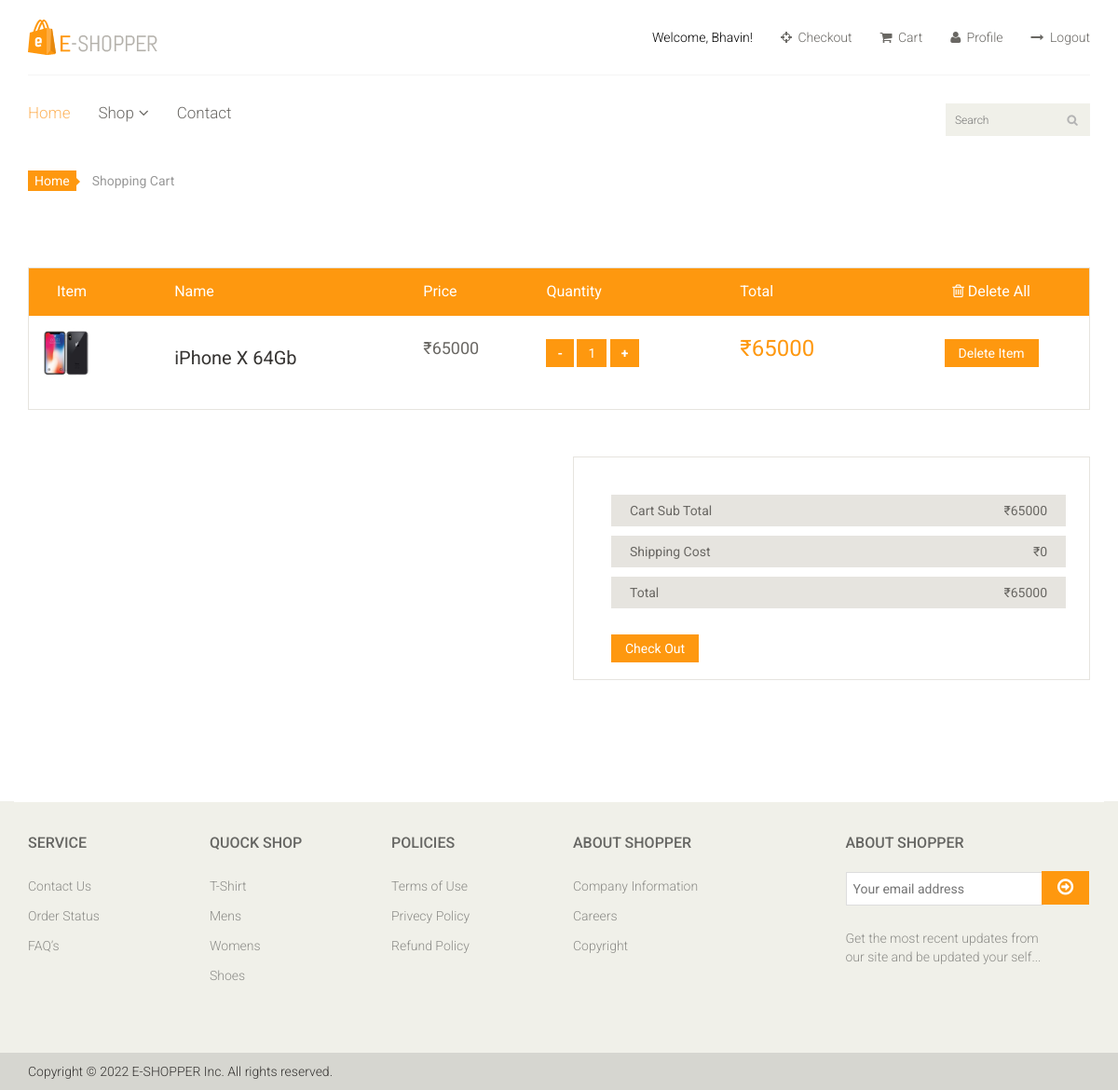
The app's page /cart/usercart (signed in), older data.
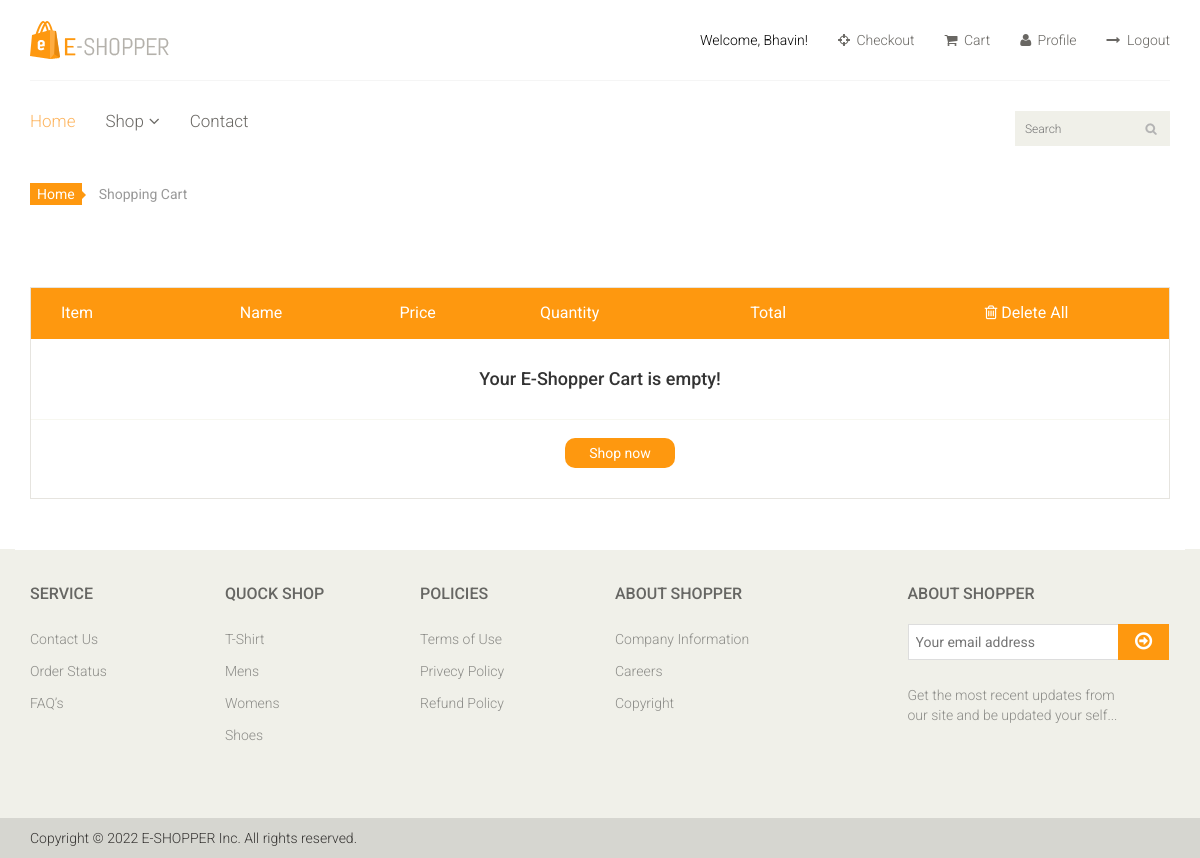
The same page, newer data.
### cart_app/models.py (models this page shows, shortened)
class CartItemModel(models.Model):
    user = models.ForeignKey(User,on_delete=models.CASCADE)
    product = models.ForeignKey(ProductModel,on_delete=models.CASCADE)
    quantity = models.PositiveIntegerField(default=1)
    def subtotal(self):
        return self.product.ProductPrice * self.quantity

### product_app/models.py (models this page shows, shortened)
class ProductModel(models.Model):
    ProductName = models.CharField(max_length=100)
    ProductImage = models.ImageField(blank=True,upload_to='product/')
    category = models.ForeignKey(CategoryModel,on_delete=models.CASCADE)
    subcategory = models.ForeignKey(SubCategoryModel,on_delete=models.CASCADE)
    brandName = models.CharField(max_length=100)
    ProductPrice =models.IntegerField()
    sellerName = models.CharField(max_length=100)
    ProductDetail = models.TextField()
    slug = models.SlugField(unique=True, max_length=100, blank=True, editable=False)

### cart_app/views.py (the view)
# urls.py: path('usercart', cartView, name='cart'),
@login_required
def cartView(request):
    user = request.user
    try:
        cart = CartModel.objects.get(user=user)
    except CartModel.DoesNotExist:
        cart = CartModel.objects.create(user=user)
    cart_item = cart.items.all()
    cart_total = sum(item.subtotal() for item in cart_item)
    shipping_cost = 0
    context = {
        'cart_items':cart_item,
        'cart': cart,
        'cart_total':cart_total,
        'shipping_cost':shipping_cost
    }
    return render(request,'cart_app/cart.html',context)

### cart_app/templates/cart_app/cart.html (shortened to what this page needs)
{% extends 'base_app/base.html' %}
{% load static %}
{% block content %}
<section id="cart_items">
    <div class="container">
        <div class="breadcrumbs">
            <ol class="breadcrumb">
                <li><a href="#">Home</a></li>
                <li class="active">Shopping Cart</li>
            </ol>
        </div>
        <div class="table-responsive cart_info">
            <table class="table table-condensed">
                <thead>
                    <tr class="cart_menu">
                        <td class="image">Item</td>
                        <td class="description">Name</td>
                        <td class="price">Price</td>
                        <td class="quantity">Quantity</td>
                        <td class="total">Total</td>
                        <td class="total" style="text-align:center;">
                            <a href="{% url 'cart_app:clear_cart' %}" style="color:white; text-align:right;"
                                onmouseover="this.style.color='#333'" onmouseout="this.style.color='white'">
                                <i class="fa fa-trash-o"></i> Delete All
                            </a>
                        </td>
                    </tr>
                </thead>
                <tbody>
                    {% if cart_items %}
                    {% for cart_item in cart_items %}
                    <tr>
                        <td class="cart_product" style="margin:10px;">
                            <a href="{% url 'product_app:productdetail' cart_item.product.slug %}"><img
                                    src="{{ cart_item.product.ProductImage.url }}"
                                    alt="{{ cart_item.product.ProductName }}" width="50"></a>
                        </td>
                        <td class="cart_description" style="white-space: normal;">
                            <h4><a href="{% url 'product_app:productdetail' cart_item.product.slug %}">
                                {{cart_item.product.ProductName}}</a></h4>
                        </td>
                        <td class="cart_price">
                            <p>₹{{ cart_item.product.ProductPrice }}</p>
                        </td>
                        <td class="cart_quantity">
                            <div class="btn1" style="display: inline;">
                                <a class="mainusbtn" href="{% url 'cart_app:decrement_cart_quantity' cart_item.id %}">-</a>
                                <a class="mainbtn" href="#">{{cart_item.quantity}}</a>
                                <a class="plusbtn" href="{% url 'cart_app:increment_cart_quantity' cart_item.id %}">+</a>
                            </div>
                        </td>
                        <td class="cart_total">
                            <p class="cart_total_price">₹{{ cart_item.subtotal }}</p>
                        </td>
                        <td style="margin-right:2%;text-align:center;">
                            <a class="btn btn-default update" style="margin:0px;" href="{% url 'cart_app:delete_cart_item' cart_item.id %}">Delete Item</a>
                        </td>
                    </tr>
                    {% endfor %}
                    {% else %}
                    <tr>
                        <td colspan="6" style="text-align: center; padding: 20px 0px 20px 0px;">
                            <h4>Your E-Shopper Cart is empty!</h4>
                        </td>
                    </tr>
                    <tr>
                        <td colspan="6" style="text-align: center; padding:0px 0px 10px 0px;">
                            <a href="{% url 'home' %}" class="btn btn-default update"
                                onmouseover="this.style.color='#333';" onmouseout="this.style.color='white';"
                                style="border-radius: 10px; padding:5px 24px 5px 24px;">Shop now</a>
                        </td>
                    </tr>
                    {% endif %}
                </tbody>
            </table>
        </div>
    </div>
</section>
{% if cart_items %}
<section id="do_action">
    <div class="container">
        <div class="row">
            <div class="col-sm-6">
            </div>
            <div class="col-sm-6">
                <div class="total_area">
                    <ul>
                        <li>Cart Sub Total <span>₹{{ cart_total }}</span></li>
                        <li>Shipping Cost <span>₹{{shipping_cost}}</span></li>
                        <li>Total <span>₹{{ cart_total|add:shipping_cost }}</span></li>
                    </ul>
                    <a class="btn btn-default update" href="{% url 'cart_app:checkout' %}">Check Out</a>
                </div>
            </div>
        </div>
    </div>
</section>
{% endif %}
{% endblock content %}

### base_app/templates/base_app/base.html (shortened to what this page needs)
{% load static %}
<!DOCTYPE html>
<html lang="en">
<head>
    <link href="{% static 'css/bootstrap.min.css' %}" rel="stylesheet" type="text/css">
    <link href="{% static 'css/font-awesome.min.css' %}" rel="stylesheet" type="text/css">
    <link href="{% static 'css/prettyPhoto.css' %}" rel="stylesheet" type="text/css">
    <link href="{% static 'css/price-range.css' %}" rel="stylesheet" type="text/css">
    <link href="{% static 'css/animate.css' %}" rel="stylesheet" type="text/css">
	<link href="{% static 'css/main.css' %}" rel="stylesheet" type="text/css">
	<link href="{% static 'css/responsive.css' %}" rel="stylesheet" type="text/css">
</head>
<body>
	<header id="header">
		<div class="header-middle">
			<div class="container">
				<div class="row">
					<div class="col-sm-4">
						<div class="logo pull-left">
							<a href="#"><img src="{% static 'images/home/logo.png' %}" alt="" /></a>
						</div>
					</div>
					<div class="col-sm-8">
						<div class="shop-menu pull-right">
							<ul class="nav navbar-nav">
								{% if user.is_authenticated %}
								<li><a href="#" style="pointer-events: none;"><p style="color:black;">Welcome, {{ user.username |capfirst }}!</p></a></li>
								<li><a href="{% url 'cart_app:checkout' %}"><i class="fa fa-crosshairs"></i> Checkout</a></li>
								<li><a href="{% url 'cart_app:cart' %}"><i class="fa fa-shopping-cart"></i> Cart</a></li>
								<li><a href="{% url 'user_app:profile' %}"><i class="fa fa-user"></i> Profile</a></li>
								<li><a href="{% url 'user_app:logouthandle' %}"><i class="fa fa-long-arrow-right"></i> Logout</a></li>
								{% else %}
								<li><a href="#cart.html"><i class="fa fa-shopping-cart"></i> Cart</a></li>
								<li><a href="{% url 'user_app:signup' %}"><i class="fa fa-sign-in"></i> Sign up</a></li>
								<li><a href="{% url 'user_app:login' %}"><i class="fa fa-lock"></i> Login</a></li>
								{% endif %}
							</ul>
						</div>
					</div>
				</div>
			</div>
		</div>
		<div class="header-bottom">
			<div class="container">
				<div class="row">
					<div class="col-sm-9">
						<div class="mainmenu pull-left">
							<ul class="nav navbar-nav collapse navbar-collapse">
								<li><a href="{% url 'home' %}" class="active">Home</a></li>
								<li class="dropdown"><a href="#">Shop<i class="fa fa-angle-down"></i></a>
                                </li>
								<li><a href="#contact-us.html">Contact</a></li>
							</ul>
						</div>
					</div>
					<div class="col-sm-3">
						<div class="search_box pull-right">
							<input type="text" placeholder="Search"/>
						</div>
					</div>
				</div>
			</div>
		</div>
	</header>
	{% block content%}
	{% endblock %}
	<footer id="footer">
		<div class="footer-widget">
			<div class="container">
				<div class="row">
					<div class="col-sm-2">
						<div class="single-widget">
							<h2>Service</h2>
							<ul class="nav nav-pills nav-stacked">
								<li><a href="#">Contact Us</a></li>
								<li><a href="#">Order Status</a></li>
								<li><a href="#">FAQ’s</a></li>
							</ul>
						</div>
					</div>
					<div class="col-sm-2">
						<div class="single-widget">
							<h2>Quock Shop</h2>
							<ul class="nav nav-pills nav-stacked">
								<li><a href="#">T-Shirt</a></li>
								<li><a href="#">Mens</a></li>
								<li><a href="#">Womens</a></li>
								<li><a href="#">Shoes</a></li>
							</ul>
						</div>
					</div>
					<div class="col-sm-2">
						<div class="single-widget">
							<h2>Policies</h2>
							<ul class="nav nav-pills nav-stacked">
								<li><a href="#">Terms of Use</a></li>
								<li><a href="#">Privecy Policy</a></li>
								<li><a href="#">Refund Policy</a></li>
							</ul>
						</div>
					</div>
					<div class="col-sm-2">
						<div class="single-widget">
							<h2>About Shopper</h2>
							<ul class="nav nav-pills nav-stacked">
								<li><a href="#">Company Information</a></li>
								<li><a href="#">Careers</a></li>
								<li><a href="#">Copyright</a></li>
							</ul>
						</div>
					</div>
					<div class="col-sm-3 col-sm-offset-1">
						<div class="single-widget">
							<h2>About Shopper</h2>
							<form action="#" class="searchform">
								<input type="text" placeholder="Your email address" />
								<button type="submit" class="btn btn-default"><i class="fa fa-arrow-circle-o-right"></i></button>
								<p>Get the most recent updates from <br />our site and be updated your self...</p>
							</form>
						</div>
					</div>
				</div>
			</div>
		</div>
		<div class="footer-bottom">
			<div class="container">
				<div class="row">
					<p class="pull-left">Copyright © 2022 E-SHOPPER Inc. All rights reserved.</p>
				</div>
			</div>
		</div>
	</footer>
</body>
</html>

### static/css/main.css (style rules this page uses)
body { font-family: 'Roboto', sans-serif; background:; position: relative; font-weight:400px; }
ul li { list-style: none; }
a { -webkit-transition: 300ms; -moz-transition: 300ms; -o-transition: 300ms; transition: 300ms; }
h1, h2, h3, h4, h5, h6 { font-family: 'Roboto', sans-serif; }
.header-middle .container .row { border-bottom: 1px solid #f5f5f5; margin-left: 0; margin-right: 0; padding-bottom: 20px; padding-top: 20px; }
.header-middle .container .row .col-sm-4 { padding-left: 0; }
.header-middle .container .row .col-sm-8 { padding-right:0; }
.shop-menu ul li { display:inline-block; padding-left: 15px; padding-right: 15px; }
.shop-menu ul li:last-child { padding-right: 0; }
.shop-menu ul li a { background: #FFFFFF; color: #696763; font-family: 'Roboto', sans-serif; font-size: 14px; font-weight: 300; padding:0; padding-right: 0; margin-top: 10px; }
.shop-menu ul li a i { margin-right:3px; }
.header-bottom { padding-bottom: 30px; padding-top: 30px; }
.navbar-collapse.collapse { padding-left: 0; }
.mainmenu ul li { padding-right: 15px; padding-left: 15px; }
.mainmenu ul li:first-child { padding-left: 0px; }
.mainmenu ul li a { color: #696763; font-family: 'Roboto', sans-serif; font-size: 17px; font-weight: 300; padding: 0; padding-bottom: 10px; }
.mainmenu ul li a:hover, .mainmenu ul li a.active, .shop-menu ul li a.active { background:none; color:#fdb45e; }
.search_box input { background: #F0F0E9; border: medium none; color: #B2B2B2; font-family: 'roboto'; font-size: 12px; font-weight: 300; height: 35px; outline: medium none; padding-left: 10px; width: 155px; background-image: url(../images/home/searchicon.png); background-repeat: no-repeat; background-position: 130px; }
.fa-angle-down { padding-left: 5px; }
#footer { background: #F0F0E9; }
.footer-widget { margin-bottom: 68px; }
.footer-widget .container { border-top: 1px solid #FFFFFF; padding-top: 15px; }
.single-widget h2 { color: #666663; font-family: 'Roboto', sans-serif; font-size: 16px; font-weight: 500; margin-bottom: 22px; text-transform: uppercase; }
.single-widget ul li a { color: #8C8C88; font-family: 'Roboto', sans-serif; font-size: 14px; font-weight: 300; padding: 5px 0; }
.searchform input { border: 1px solid #DDDDDD; color: #CCCCC6; font-family: 'Roboto', sans-serif; font-size: 14px; margin-top: 0; outline: medium none; padding: 7px; width: 212px; }
.searchform button { background: #FE980F; border: medium none; border-radius: 0; margin-left: -5px; margin-top: -3px; padding: 7px 17px; }
.searchform button i { color: #FFFFFF; font-size: 20px; }
.searchform p { color: #8C8C88; font-family: 'Roboto', sans-serif; font-size: 14px; font-weight: 300; margin-top: 25px; }
.footer-bottom { background: #D6D6D0; padding-top: 10px; }
.footer-bottom p { color: #363432; font-family: 'Roboto', sans-serif; font-weight: 300; margin-left: 15px; }
.breadcrumbs { position: relative; }
.breadcrumbs .breadcrumb { background:transparent; margin-bottom: 75px; padding-left: 0; }
.breadcrumbs .breadcrumb li a { background:#FE980F; color: #FFFFFF; padding: 3px 7px; }
.breadcrumbs .breadcrumb li a:after { content:""; height:auto; width: auto; border-width: 8px; border-style: solid; border-color:transparent transparent transparent #FE980F; position: absolute; top: 11px; left:48px; }
.breadcrumbs .breadcrumb > li + li:before { content: " "; }
#cart_items .cart_info { border: 1px solid #E6E4DF; margin-bottom: 50px }
#cart_items .cart_info .cart_menu { background: #FE980F; color: #fff; font-size: 16px; font-family: 'Roboto', sans-serif; font-weight: normal; }
#cart_items .cart_info .table.table-condensed thead tr { height: 51px; }
#cart_items .cart_info .table.table-condensed tr { border-bottom: 1px solid#F7F7F0 }
#cart_items .cart_info .table.table-condensed tr:last-child { border-bottom: 0 }
.cart_info table tr td { border-top: 0 none; vertical-align: inherit; }
#cart_items .cart_info .image { padding-left: 30px; }
.update, .check_out { background: #FE980F; border-radius: 0; color: #FFFFFF; margin-top: 18px; border: none; padding: 5px 15px; }
.update { margin-left: 40px; }

Row changes from the older to the newer data that the page shows:
removed CartItemModel: product.ProductImage (picture), product.ProductName "iPhone X 64Gb", product.ProductPrice "65000", quantity "1", subtotal "65000"
Text that changed along with them:
{{ cart_total }}: "65000" → (not shown)
{{ shipping_cost }}: "0" → (not shown)
{{ cart_total|add:shipping_cost }}: "65000" → (not shown)
text no longer shown: "Cart Sub Total ₹ Shipping Cost ₹ Total ₹ Check Out"
text now shown: "Your E-Shopper Cart is empty! Shop now"
